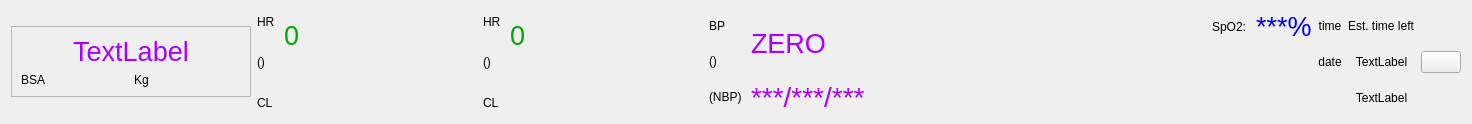
<ui version="4.0" >
 <class>PatientStatusBar</class>
 <widget class="QWidget" name="PatientStatusBar" >
  <property name="geometry" >
   <rect>
    <x>0</x>
    <y>0</y>
    <width>1472</width>
    <height>124</height>
   </rect>
  </property>
  <property name="sizePolicy" >
   <sizepolicy vsizetype="Preferred" hsizetype="Expanding" >
    <horstretch>1</horstretch>
    <verstretch>0</verstretch>
   </sizepolicy>
  </property>
  <property name="windowTitle" >
   <string>Form</string>
  </property>
  <property name="windowIcon" >
   <iconset resource="../../resources/resources.qrc" >:/images/hi64-reports.png</iconset>
  </property>
  <layout class="QGridLayout" >
   <item row="0" column="0" >
    <layout class="QHBoxLayout" >
     <item>
      <widget class="QFrame" name="patientInformationFrame" >
       <property name="sizePolicy" >
        <sizepolicy vsizetype="Fixed" hsizetype="Preferred" >
         <horstretch>0</horstretch>
         <verstretch>0</verstretch>
        </sizepolicy>
       </property>
       <property name="minimumSize" >
        <size>
         <width>240</width>
         <height>16</height>
        </size>
       </property>
       <property name="frameShape" >
        <enum>QFrame::StyledPanel</enum>
       </property>
       <property name="frameShadow" >
        <enum>QFrame::Raised</enum>
       </property>
       <layout class="QGridLayout" >
        <item row="0" column="0" colspan="2" >
         <widget class="QLabel" name="nameLabel" >
          <property name="sizePolicy" >
           <sizepolicy vsizetype="Preferred" hsizetype="Preferred" >
            <horstretch>0</horstretch>
            <verstretch>0</verstretch>
           </sizepolicy>
          </property>
          <property name="palette" >
           <palette>
            <active>
             <colorrole role="WindowText" >
              <brush brushstyle="SolidPattern" >
               <color alpha="255" >
                <red>170</red>
                <green>0</green>
                <blue>255</blue>
               </color>
              </brush>
             </colorrole>
            </active>
            <inactive>
             <colorrole role="WindowText" >
              <brush brushstyle="SolidPattern" >
               <color alpha="255" >
                <red>170</red>
                <green>0</green>
                <blue>255</blue>
               </color>
              </brush>
             </colorrole>
            </inactive>
            <disabled>
             <colorrole role="WindowText" >
              <brush brushstyle="SolidPattern" >
               <color alpha="255" >
                <red>116</red>
                <green>116</green>
                <blue>114</blue>
               </color>
              </brush>
             </colorrole>
            </disabled>
           </palette>
          </property>
          <property name="font" >
           <font>
            <pointsize>20</pointsize>
           </font>
          </property>
          <property name="frameShadow" >
           <enum>QFrame::Plain</enum>
          </property>
          <property name="text" >
           <string>TextLabel</string>
          </property>
          <property name="alignment" >
           <set>Qt::AlignCenter</set>
          </property>
         </widget>
        </item>
        <item row="1" column="0" >
         <widget class="QLabel" name="bsaLabel" >
          <property name="text" >
           <string>BSA</string>
          </property>
         </widget>
        </item>
        <item row="1" column="1" >
         <widget class="QLabel" name="kgLabel" >
          <property name="text" >
           <string>Kg</string>
          </property>
         </widget>
        </item>
       </layout>
      </widget>
     </item>
     <item>
      <layout class="QGridLayout" >
       <item row="0" column="0" >
        <widget class="QLabel" name="label" >
         <property name="text" >
          <string>HR </string>
         </property>
        </widget>
       </item>
       <item rowspan="2" row="0" column="1" >
        <widget class="QLabel" name="hr1Label" >
         <property name="palette" >
          <palette>
           <active>
            <colorrole role="WindowText" >
             <brush brushstyle="SolidPattern" >
              <color alpha="255" >
               <red>0</red>
               <green>170</green>
               <blue>0</blue>
              </color>
             </brush>
            </colorrole>
           </active>
           <inactive>
            <colorrole role="WindowText" >
             <brush brushstyle="SolidPattern" >
              <color alpha="255" >
               <red>0</red>
               <green>170</green>
               <blue>0</blue>
              </color>
             </brush>
            </colorrole>
           </inactive>
           <disabled>
            <colorrole role="WindowText" >
             <brush brushstyle="SolidPattern" >
              <color alpha="255" >
               <red>116</red>
               <green>116</green>
               <blue>114</blue>
              </color>
             </brush>
            </colorrole>
           </disabled>
          </palette>
         </property>
         <property name="font" >
          <font>
           <pointsize>20</pointsize>
          </font>
         </property>
         <property name="text" >
          <string>0</string>
         </property>
        </widget>
       </item>
       <item rowspan="2" row="1" column="0" >
        <widget class="QLabel" name="label_2" >
         <property name="text" >
          <string>() </string>
         </property>
        </widget>
       </item>
       <item rowspan="2" row="2" column="1" >
        <widget class="QLabel" name="cl1Label" >
         <property name="palette" >
          <palette>
           <active>
            <colorrole role="WindowText" >
             <brush brushstyle="SolidPattern" >
              <color alpha="255" >
               <red>0</red>
               <green>0</green>
               <blue>255</blue>
              </color>
             </brush>
            </colorrole>
           </active>
           <inactive>
            <colorrole role="WindowText" >
             <brush brushstyle="SolidPattern" >
              <color alpha="255" >
               <red>0</red>
               <green>0</green>
               <blue>255</blue>
              </color>
             </brush>
            </colorrole>
           </inactive>
           <disabled>
            <colorrole role="WindowText" >
             <brush brushstyle="SolidPattern" >
              <color alpha="255" >
               <red>116</red>
               <green>116</green>
               <blue>114</blue>
              </color>
             </brush>
            </colorrole>
           </disabled>
          </palette>
         </property>
         <property name="font" >
          <font>
           <pointsize>20</pointsize>
          </font>
         </property>
         <property name="text" >
          <string/>
         </property>
        </widget>
       </item>
       <item row="3" column="0" >
        <widget class="QLabel" name="label_3" >
         <property name="text" >
          <string>CL </string>
         </property>
        </widget>
       </item>
      </layout>
     </item>
     <item>
      <spacer>
       <property name="orientation" >
        <enum>Qt::Horizontal</enum>
       </property>
       <property name="sizeHint" >
        <size>
         <width>40</width>
         <height>20</height>
        </size>
       </property>
      </spacer>
     </item>
     <item>
      <layout class="QGridLayout" >
       <item row="0" column="0" >
        <widget class="QLabel" name="label_7" >
         <property name="text" >
          <string>HR </string>
         </property>
        </widget>
       </item>
       <item rowspan="2" row="0" column="1" >
        <widget class="QLabel" name="hr2Label" >
         <property name="palette" >
          <palette>
           <active>
            <colorrole role="WindowText" >
             <brush brushstyle="SolidPattern" >
              <color alpha="255" >
               <red>0</red>
               <green>170</green>
               <blue>0</blue>
              </color>
             </brush>
            </colorrole>
           </active>
           <inactive>
            <colorrole role="WindowText" >
             <brush brushstyle="SolidPattern" >
              <color alpha="255" >
               <red>0</red>
               <green>170</green>
               <blue>0</blue>
              </color>
             </brush>
            </colorrole>
           </inactive>
           <disabled>
            <colorrole role="WindowText" >
             <brush brushstyle="SolidPattern" >
              <color alpha="255" >
               <red>116</red>
               <green>116</green>
               <blue>114</blue>
              </color>
             </brush>
            </colorrole>
           </disabled>
          </palette>
         </property>
         <property name="font" >
          <font>
           <pointsize>20</pointsize>
          </font>
         </property>
         <property name="text" >
          <string>0</string>
         </property>
        </widget>
       </item>
       <item rowspan="2" row="1" column="0" >
        <widget class="QLabel" name="label_6" >
         <property name="text" >
          <string>() </string>
         </property>
        </widget>
       </item>
       <item rowspan="2" row="2" column="1" >
        <widget class="QLabel" name="cl2Label" >
         <property name="palette" >
          <palette>
           <active>
            <colorrole role="WindowText" >
             <brush brushstyle="SolidPattern" >
              <color alpha="255" >
               <red>0</red>
               <green>0</green>
               <blue>255</blue>
              </color>
             </brush>
            </colorrole>
           </active>
           <inactive>
            <colorrole role="WindowText" >
             <brush brushstyle="SolidPattern" >
              <color alpha="255" >
               <red>0</red>
               <green>0</green>
               <blue>255</blue>
              </color>
             </brush>
            </colorrole>
           </inactive>
           <disabled>
            <colorrole role="WindowText" >
             <brush brushstyle="SolidPattern" >
              <color alpha="255" >
               <red>116</red>
               <green>116</green>
               <blue>114</blue>
              </color>
             </brush>
            </colorrole>
           </disabled>
          </palette>
         </property>
         <property name="font" >
          <font>
           <pointsize>20</pointsize>
          </font>
         </property>
         <property name="text" >
          <string/>
         </property>
        </widget>
       </item>
       <item row="3" column="0" >
        <widget class="QLabel" name="label_8" >
         <property name="text" >
          <string>CL </string>
         </property>
        </widget>
       </item>
      </layout>
     </item>
     <item>
      <spacer>
       <property name="orientation" >
        <enum>Qt::Horizontal</enum>
       </property>
       <property name="sizeHint" >
        <size>
         <width>40</width>
         <height>20</height>
        </size>
       </property>
      </spacer>
     </item>
     <item>
      <layout class="QGridLayout" >
       <item row="0" column="0" >
        <widget class="QLabel" name="label_11" >
         <property name="text" >
          <string>BP </string>
         </property>
        </widget>
       </item>
       <item rowspan="2" row="0" column="1" >
        <widget class="QLabel" name="bpLabel" >
         <property name="palette" >
          <palette>
           <active>
            <colorrole role="WindowText" >
             <brush brushstyle="SolidPattern" >
              <color alpha="255" >
               <red>170</red>
               <green>0</green>
               <blue>255</blue>
              </color>
             </brush>
            </colorrole>
           </active>
           <inactive>
            <colorrole role="WindowText" >
             <brush brushstyle="SolidPattern" >
              <color alpha="255" >
               <red>170</red>
               <green>0</green>
               <blue>255</blue>
              </color>
             </brush>
            </colorrole>
           </inactive>
           <disabled>
            <colorrole role="WindowText" >
             <brush brushstyle="SolidPattern" >
              <color alpha="255" >
               <red>116</red>
               <green>116</green>
               <blue>114</blue>
              </color>
             </brush>
            </colorrole>
           </disabled>
          </palette>
         </property>
         <property name="font" >
          <font>
           <pointsize>20</pointsize>
          </font>
         </property>
         <property name="text" >
          <string>ZERO</string>
         </property>
        </widget>
       </item>
       <item row="1" column="0" >
        <widget class="QLabel" name="label_12" >
         <property name="text" >
          <string>() </string>
         </property>
        </widget>
       </item>
       <item row="2" column="0" >
        <widget class="QLabel" name="label_13" >
         <property name="text" >
          <string>(NBP) </string>
         </property>
        </widget>
       </item>
       <item row="2" column="1" >
        <widget class="QLabel" name="nbpLabel" >
         <property name="palette" >
          <palette>
           <active>
            <colorrole role="WindowText" >
             <brush brushstyle="SolidPattern" >
              <color alpha="255" >
               <red>170</red>
               <green>0</green>
               <blue>255</blue>
              </color>
             </brush>
            </colorrole>
           </active>
           <inactive>
            <colorrole role="WindowText" >
             <brush brushstyle="SolidPattern" >
              <color alpha="255" >
               <red>170</red>
               <green>0</green>
               <blue>255</blue>
              </color>
             </brush>
            </colorrole>
           </inactive>
           <disabled>
            <colorrole role="WindowText" >
             <brush brushstyle="SolidPattern" >
              <color alpha="255" >
               <red>116</red>
               <green>116</green>
               <blue>114</blue>
              </color>
             </brush>
            </colorrole>
           </disabled>
          </palette>
         </property>
         <property name="font" >
          <font>
           <pointsize>21</pointsize>
          </font>
         </property>
         <property name="text" >
          <string>***/***/***</string>
         </property>
        </widget>
       </item>
      </layout>
     </item>
     <item>
      <spacer>
       <property name="orientation" >
        <enum>Qt::Horizontal</enum>
       </property>
       <property name="sizeHint" >
        <size>
         <width>341</width>
         <height>88</height>
        </size>
       </property>
      </spacer>
     </item>
     <item>
      <layout class="QVBoxLayout" >
       <item>
        <layout class="QHBoxLayout" >
         <item>
          <widget class="QLabel" name="label_16" >
           <property name="text" >
            <string>SpO2: </string>
           </property>
          </widget>
         </item>
         <item>
          <widget class="QLabel" name="spO2Label" >
           <property name="palette" >
            <palette>
             <active>
              <colorrole role="WindowText" >
               <brush brushstyle="SolidPattern" >
                <color alpha="255" >
                 <red>0</red>
                 <green>0</green>
                 <blue>255</blue>
                </color>
               </brush>
              </colorrole>
             </active>
             <inactive>
              <colorrole role="WindowText" >
               <brush brushstyle="SolidPattern" >
                <color alpha="255" >
                 <red>0</red>
                 <green>0</green>
                 <blue>255</blue>
                </color>
               </brush>
              </colorrole>
             </inactive>
             <disabled>
              <colorrole role="WindowText" >
               <brush brushstyle="SolidPattern" >
                <color alpha="255" >
                 <red>116</red>
                 <green>116</green>
                 <blue>114</blue>
                </color>
               </brush>
              </colorrole>
             </disabled>
            </palette>
           </property>
           <property name="font" >
            <font>
             <pointsize>20</pointsize>
            </font>
           </property>
           <property name="text" >
            <string>***%</string>
           </property>
          </widget>
         </item>
        </layout>
       </item>
       <item>
        <spacer>
         <property name="orientation" >
          <enum>Qt::Vertical</enum>
         </property>
         <property name="sizeHint" >
          <size>
           <width>20</width>
           <height>40</height>
          </size>
         </property>
        </spacer>
       </item>
      </layout>
     </item>
     <item>
      <layout class="QGridLayout" >
       <item row="0" column="0" >
        <widget class="QLabel" name="timeLabel" >
         <property name="text" >
          <string>time</string>
         </property>
         <property name="alignment" >
          <set>Qt::AlignCenter</set>
         </property>
        </widget>
       </item>
       <item row="0" column="1" >
        <widget class="QLabel" name="label_19" >
         <property name="text" >
          <string>Est. time left</string>
         </property>
        </widget>
       </item>
       <item row="1" column="0" >
        <widget class="QLabel" name="dateLabel" >
         <property name="text" >
          <string>date</string>
         </property>
         <property name="alignment" >
          <set>Qt::AlignCenter</set>
         </property>
        </widget>
       </item>
       <item row="1" column="1" >
        <widget class="QLabel" name="estTimeLabel" >
         <property name="text" >
          <string>TextLabel</string>
         </property>
         <property name="alignment" >
          <set>Qt::AlignCenter</set>
         </property>
        </widget>
       </item>
       <item row="2" column="1" >
        <widget class="QLabel" name="estDiskSpaceLabel" >
         <property name="text" >
          <string>TextLabel</string>
         </property>
         <property name="alignment" >
          <set>Qt::AlignCenter</set>
         </property>
        </widget>
       </item>
      </layout>
     </item>
     <item>
      <widget class="QPushButton" name="saveButton" >
       <property name="text" >
        <string/>
       </property>
       <property name="icon" >
        <iconset resource="../../resources/resources.qrc" >:/images/hi64-nosave.png</iconset>
       </property>
       <property name="iconSize" >
        <size>
         <width>64</width>
         <height>64</height>
        </size>
       </property>
      </widget>
     </item>
    </layout>
   </item>
  </layout>
 </widget>
 <resources>
  <include location="../../resources/resources.qrc" />
 </resources>
 <connections/>
</ui>
